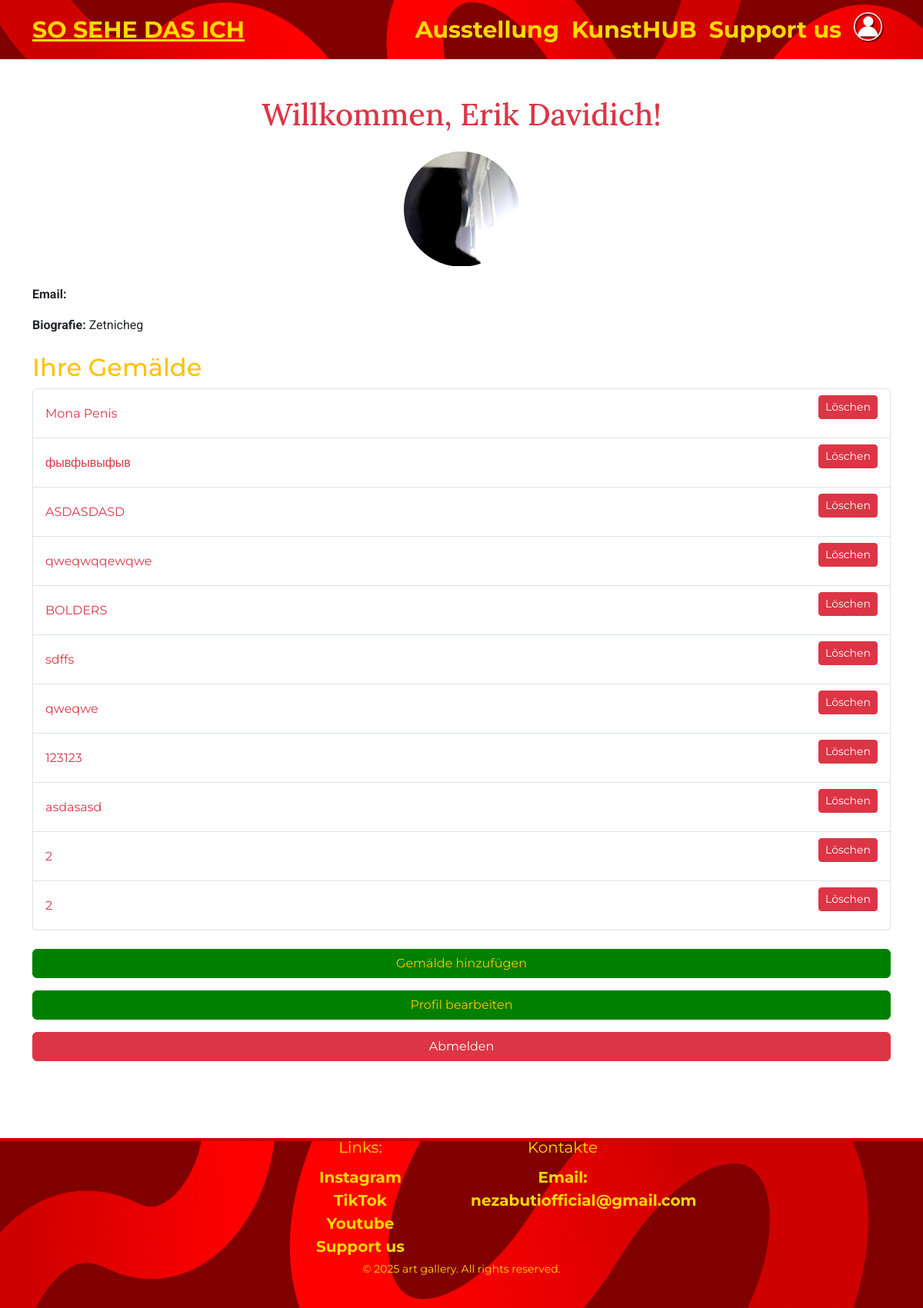
The page /profile/ (signed in) on the database its author committed.
### gallery/models.py (models this page shows, shortened)
class Artist(AbstractUser):  # Это твоя кастомная модель пользователя
    bio = models.TextField(blank=True)
    profile_pic = models.ImageField(upload_to='profile_pics/',null=False, blank=False, default='photos/no_image.jpg')
    can_post = models.BooleanField(default=True)

class Painting(models.Model):
    author = models.ForeignKey(settings.AUTH_USER_MODEL, on_delete=models.CASCADE, related_name='paintings')
    title = models.CharField(max_length=200)
    text = models.TextField()
    image = models.ImageField(upload_to='photos/', null=False, blank=False, default='photos/no_image.jpg')
    slug = models.SlugField(unique=True, blank=True)
    auction = models.BooleanField(default=False)  # Выставлено ли на аукцион
    width = models.FloatField(null=True, blank=True)  # Ширина картины
    height = models.FloatField(null=True, blank=True)  # Высота картины
    paint_type = models.CharField(max_length=100, blank=True)  # Тип краски
    canvas_material = models.CharField(max_length=100, blank=True)  # Материал холста
    is_for_sale = models.BooleanField(default=False)  # Продажа картины или нет
    price = models.DecimalField(max_digits=10, decimal_places=2, null=True, blank=True)  # Цена картины, если она продается
    year_of_creation = models.PositiveIntegerField(null=True, blank=True)  # Год выпуска картины
    from django.db.models import Q

### gallery/views.py (the view)
# urls.py: path('profile/', profile, name='profile'),  # Путь для профиля
@login_required
def profile(request):
    paintings = Painting.objects.filter(author=request.user)  # Все картины текущего пользователя
    return render(request, 'gallery/profile.html', {'paintings': paintings})

### gallery/templates/gallery/profile.html (shortened to what this page needs)
{% extends "gallery/base.html" %}
{% block content %}
<div class="container my-5">
    <h1 class="text-center text-danger mb-4">Willkommen, {{ user.first_name }} {{ user.last_name }}!</h1>
    <div class="d-flex justify-content-center mb-4">
        <img src="{{ user.profile_pic.url }}" alt="Profilbild" class="rounded-circle" width="150" height="150">
    </div>
    <p><strong>Email:</strong> {{ user.email }}</p>
    <p><strong>Biografie:</strong> {{ user.bio }}</p>
    <div class="mt-4 mb-4">
        <h2 class="text-warning">Ihre Gemälde</h2>
        <ul class="list-group">
            {% for painting in paintings %}
                <li class="list-group-item d-flex justify-content-between align-items-center">
                    <a href="{% url 'painting_detail' painting.slug %}" class="text-decoration-none text-danger">
                        {{ painting.title }}
                    </a>
                    <form method="POST" action="{% url 'delete_painting' painting.slug %}" style="display:inline;">
                        <button type="submit" class="btn btn-sm btn-danger" onclick="return confirm('Möchten Sie dieses Gemälde wirklich löschen?');">
                            Löschen
                        </button>
                    </form>
                </li>
            {% empty %}
                <li class="list-group-item">Sie haben noch keine Gemälde hinzugefügt.</li>
            {% endfor %}
        </ul>
    </div>
    {% if user.is_authenticated %}
        <div class="mt-3 mb-3">
            <a href="{% url 'add_painting' %}" class="btn btn-warning w-100">Gemälde hinzufügen</a>
        </div>
        <div class="mt-3 mb-3">
            <a href="{% url 'edit_profile' %}" class="btn btn-warning w-100">Profil bearbeiten</a>
        </div>
    {% endif %}
    <div class="mt-3">
        <form method="POST" action="{% url 'logout' %}">
            <button type="submit" class="btn btn-danger w-100">Abmelden</button>
        </form>
    </div>
</div>
{% endblock content %}

### gallery/static/gallery/styles.css (style rules this page uses)
body { font-family: 'Montserrat', sans-serif; }
h1 { font-family: 'Lora', serif; font-weight: 700; }
p { font-family: 'Roboto', sans-serif; font-weight: 400; }
body { font-family: 'Montserrat', sans-serif !important;; background-color: white !important; }
html { scrollbar-width: none; }
body { -ms-overflow-style: none; }
h1, h2, h3, .btn-warning, .text-warning { color: #FFC300 !important; }
.btn-warning { background-color: green!important; border-color: green !important; }

### rows shown on the page
Artist: first_name "Erik", last_name "Davidich", profile_pic (picture), bio "Zetnicheg"
Painting: title "Mona Penis"
Painting: title "фывфывыфыв"
Painting: title "ASDASDASD"
Painting: title "qweqwqqewqwe"
Painting: title "BOLDERS"
Painting: title "sdffs"
Painting: title "qweqwe"
Painting: title "123123"
Painting: title "asdasasd"
Painting: title "2"
Painting: title "2"
